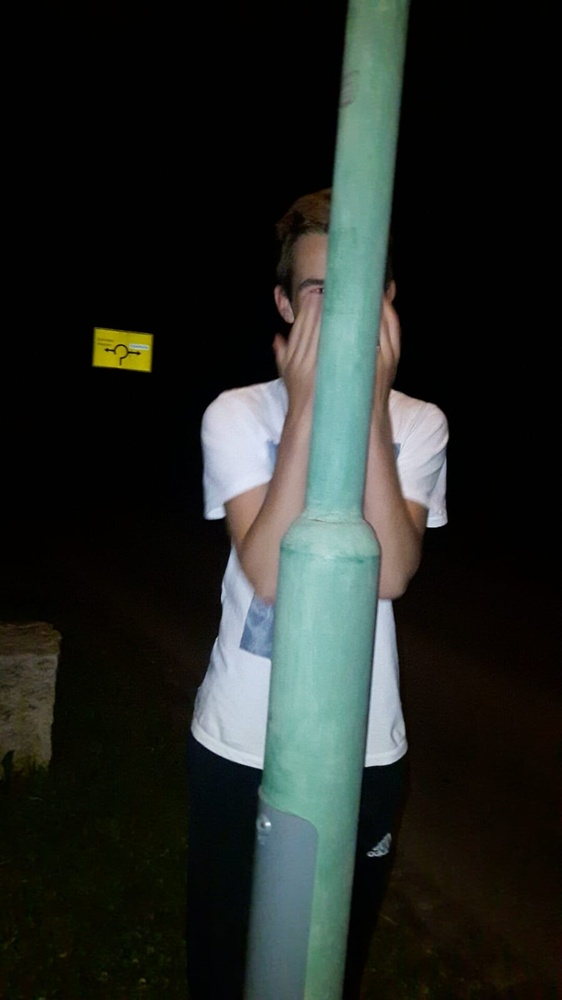
#> input picture Learning/testp.jpg, 562 x 1000 px, shrunk from 899 x 1599 before the run, found by its file name
$ python 0224.py
#> lines starting #> are read from the running program, lines starting #| are printed output that depends on the picture
#> further down, img is the input picture: shape (1000, 562, 3); mean B, G, R 36.6, 40.3, 35.8
import numpy as np
import matplotlib.pyplot as plt
import cv2 as cv

def graustufen(img):
    h, w = img.shape[:2]
#> h = 1000; w = 562
    out = np.zeros((h, w), dtype=np.uint8)

    b, g, r = cv.split(img)
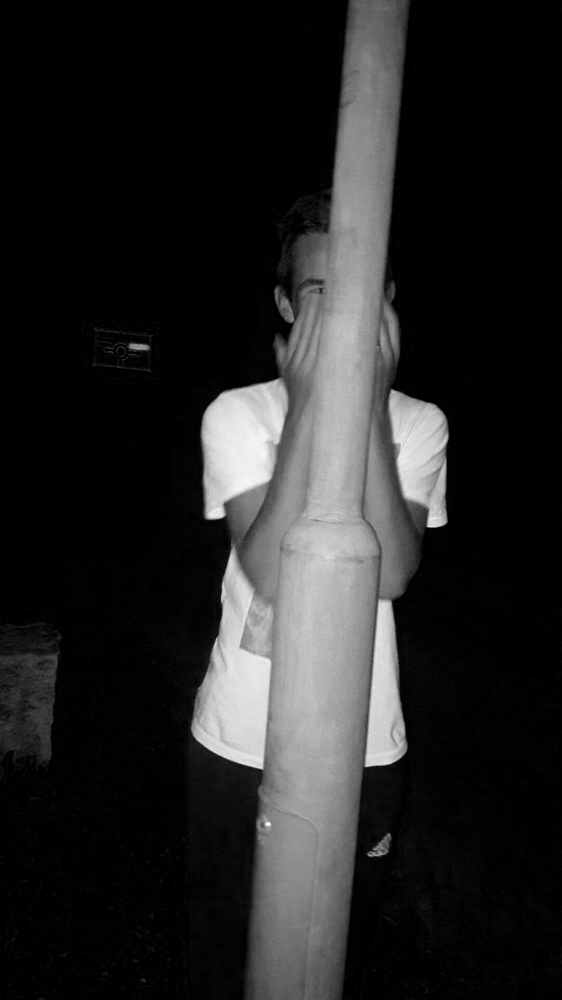
#> b: shape (1000, 562); min 0, max 255, mean 36.6
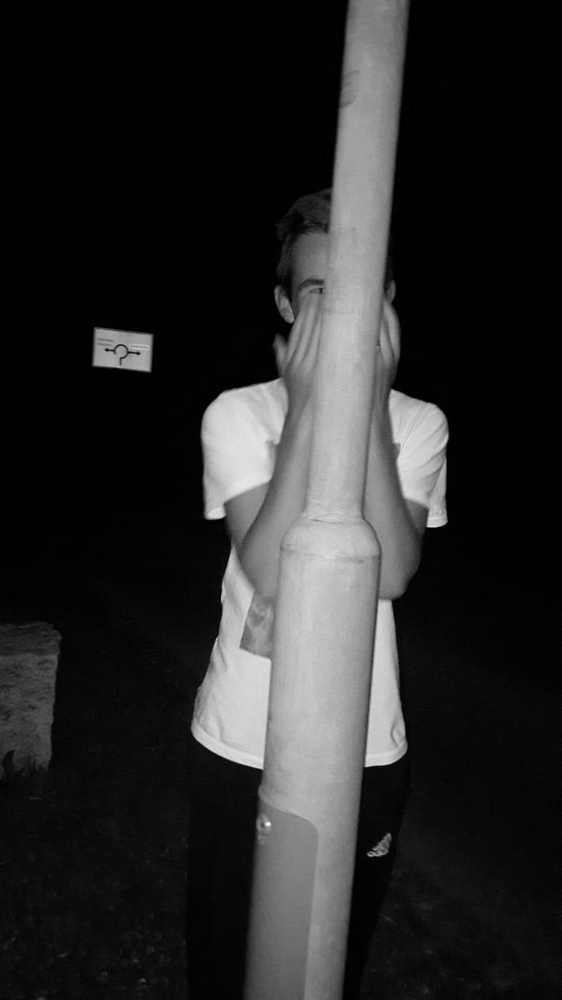
#> g: shape (1000, 562); min 0, max 248, mean 40.3
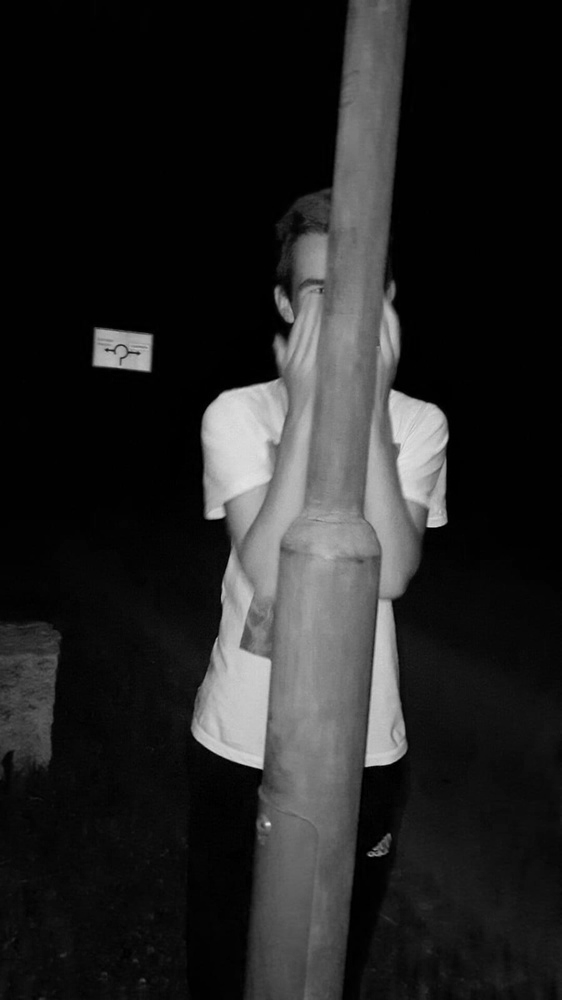
#> r: shape (1000, 562); min 0, max 228, mean 35.8
    for i in range(h):
        for j in range(w):
            out[i,j] =  np.round((0.2 * r[i, j] + 0.7 * g[i, j] + 0.1 * b[i, j]))

    return out

img = cv.imread("C:/pyt/Learning/testp.jpg")

grey = graustufen(img)
# plt.imshow(grey, cmap="gray")
# plt.show()

def grau_rahmen(img, radius):
    i, j = 0, 0
    h, w = img.shape[:2]
    mid_y, mid_x = h//2, w//2
    b, g, r = cv.split(img)

    outb = np.zeros((h, w), dtype=np.uint8)
    outg = np.zeros((h, w), dtype=np.uint8)
    outr = np.zeros((h, w), dtype=np.uint8)
    for i in range(h):
        for j in range(w):
            if((i - mid_y)**2 + (j - mid_x)**2 > radius**2):
                    outb[i, j] =  np.round((0.2 * r[i, j] + 0.7 * g[i, j] + 0.1 * b[i, j]))
                    outg[i, j] =  np.round((0.2 * r[i, j] + 0.7 * g[i, j] + 0.1 * b[i, j]))
                    outr[i, j] =  np.round((0.2 * r[i, j] + 0.7 * g[i, j] + 0.1 * b[i, j]))
            else:
                    outb[i, j] = b[i, j]
                    outg[i, j] = g[i, j]
                    outr[i, j] = r[i, j]

    return cv.merge([outb, outg, outr])

#circle = grau_rahmen(img, 500)
# plt.imshow(cv.cvtColor(circle, cv.COLOR_BGR2RGB))
# plt.show()


def histogramm(img, num_bins):
#> called with num_bins = 4
    h, w = img.shape[:2]
#> h = 1000; w = 562
    bins = np.zeros(num_bins, dtype=int)


    abstand = 256 // num_bins

    for i in range(h):
        for j in range(w):
            for k in range(num_bins):
                if abstand * k <= img[i, j] < abstand * (k + 1):
                    bins[k] +=1
                    break
#> after the loop, bins = [428988, 43824, 71320, 17868]

    return bins

h = histogramm(grey, 4)
#> h = [428988, 43824, 71320, 17868]
x = np.arange(4)
plt.bar(x, h)

plt.show()
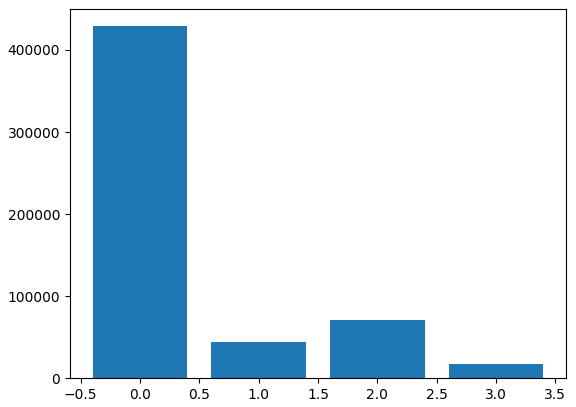
#> figure drawn by matplotlib, 1 panel; tallest bar 428988 high, from x = -0.4 to 0.4
